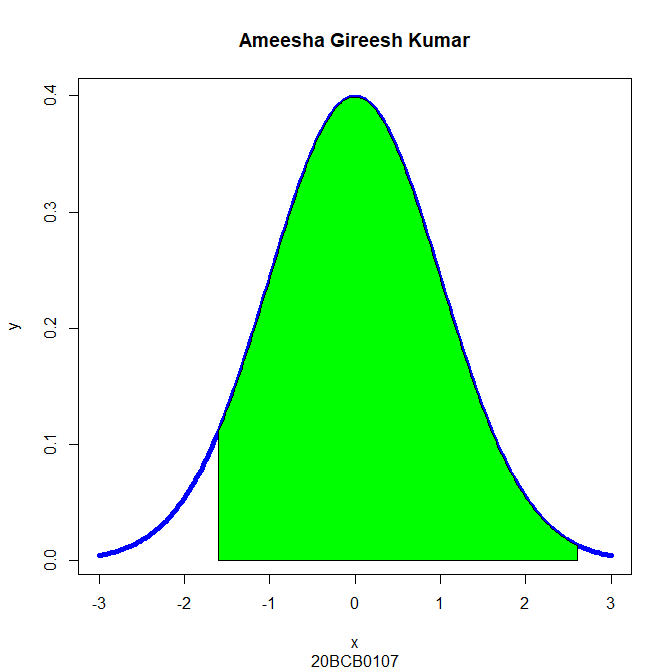

Source code (R):
x = seq(-3,3, length=200)
y = dnorm (x)
plot(x,y,type = "l", lwd=5, col="blue", main="Ameesha Gireesh Kumar", sub ="20BCB0107")
x=seq(-1.6, 2.6, length=200)
y=dnorm(x)
polygon(c(-1.6,x,2.6), c(0,y,0), col="green")
